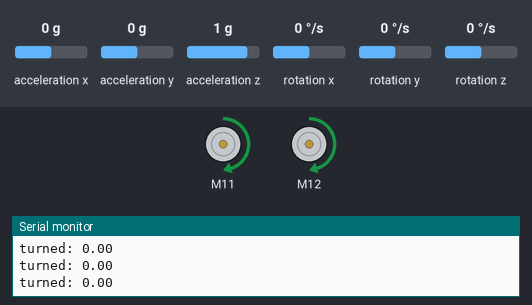
Recording of a sketch running on a simulated Arduino Uno, built with avr-gcc and run on an emulated ATmega328P. Parts: 2 × DC motor (green arrow = forward, orange = backward, longer = faster), the last lines printed to the serial monitor. Inputs (shaded band) come from the test bench; at power-on: rotation z 0 °/s, acceleration x 0 g, acceleration y 0 g, acceleration z 1 g, rotation x 0 °/s, rotation y 0 °/s.

Above: at 2.2 s.
2.3 s: rotation z set to -2 °/s
At 3.3 s:
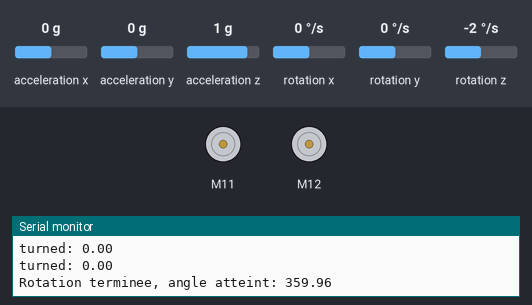
Timing chart, 0 to 5.3 s (numbered marks = the images above; inputs shaded):
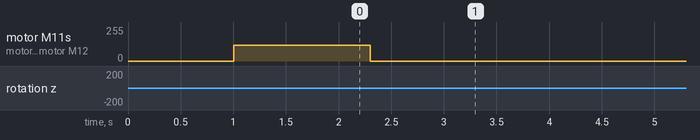

Measured:
- the behaviour switches between 0 and -1 °/s on rotation z (found by bisection; images 0 and 1)
- after the input at 2.3 s, motor M11, motor M12: forward 120/255 → stopped at once

The sketch:

15-turn-right-target-v2.ino
```cpp
// Exercice 15 : tourner en direction, v2 (arret pilote par gyroscope)

#include "MeAuriga.h"
#include "Wire.h"

MeGyro gyroSensor(0, 0x69);
MeEncoderOnBoard motor1(SLOT1);
MeEncoderOnBoard motor2(SLOT2);

float a = 90.0; // Tester aussi 150, 270, 360
const int turnPwm = 120;
const float toleranceDeg = 3.0;

float zStart = 0.0;
bool finished = false;

void setTurnRight(int pwm) {
  motor1.setMotorPwm(pwm);
  motor2.setMotorPwm(pwm);
}

void stopRobot() {
  motor1.setMotorPwm(0);
  motor2.setMotorPwm(0);
}

float deltaAngle(float current, float start) {
  float d = current - start;
  while (d < 0) d += 360.0;
  while (d >= 360.0) d -= 360.0;
  return d;
}

void setup() {
  Serial.begin(9600);
  gyroSensor.begin();
  delay(200);
  gyroSensor.update();
  zStart = gyroSensor.getAngleZ();

  Serial.print("v2: rotation droite cible a=");
  Serial.println(a);
  setTurnRight(turnPwm);
}

void loop() {
  gyroSensor.update();
  float z = gyroSensor.getAngleZ();
  float turned = deltaAngle(z, zStart);

  if (!finished && turned >= (a - toleranceDeg)) {
    stopRobot();
    finished = true;
    Serial.print("Rotation terminee, angle atteint: ");
    Serial.println(turned);
  }

  if (!finished) {
    Serial.print("turned: ");
    Serial.println(turned);
  }

  delay(20);
}
```
